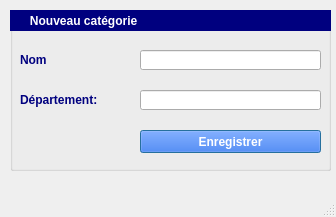
<?xml version="1.0" encoding="UTF-8"?>
<ui version="4.0">
 <class>creercategoriewindow</class>
 <widget class="QMainWindow" name="creercategoriewindow">
  <property name="geometry">
   <rect>
    <x>0</x>
    <y>0</y>
    <width>336</width>
    <height>217</height>
   </rect>
  </property>
  <property name="windowTitle">
   <string>MainWindow</string>
  </property>
  <widget class="QWidget" name="centralwidget">
   <widget class="QGroupBox" name="groupBox">
    <property name="geometry">
     <rect>
      <x>10</x>
      <y>10</y>
      <width>321</width>
      <height>161</height>
     </rect>
    </property>
    <property name="styleSheet">
     <string notr="true"/>
    </property>
    <property name="title">
     <string/>
    </property>
    <widget class="QLabel" name="label">
     <property name="geometry">
      <rect>
       <x>10</x>
       <y>40</y>
       <width>71</width>
       <height>20</height>
      </rect>
     </property>
     <property name="font">
      <font>
       <weight>75</weight>
       <bold>true</bold>
      </font>
     </property>
     <property name="styleSheet">
      <string notr="true">color:rgb(0,0,127);
font-weight:bold;</string>
     </property>
     <property name="text">
      <string>Nom</string>
     </property>
    </widget>
    <widget class="QLabel" name="label_2">
     <property name="geometry">
      <rect>
       <x>10</x>
       <y>80</y>
       <width>111</width>
       <height>20</height>
      </rect>
     </property>
     <property name="font">
      <font>
       <weight>75</weight>
       <bold>true</bold>
      </font>
     </property>
     <property name="styleSheet">
      <string notr="true">color:rgb(0,0,127);
font-weight:bold;</string>
     </property>
     <property name="text">
      <string>Département:</string>
     </property>
    </widget>
    <widget class="QLineEdit" name="txt_nom">
     <property name="geometry">
      <rect>
       <x>130</x>
       <y>40</y>
       <width>181</width>
       <height>20</height>
      </rect>
     </property>
     <property name="font">
      <font>
       <pointsize>9</pointsize>
      </font>
     </property>
    </widget>
    <widget class="QPushButton" name="bouton_enregistrer">
     <property name="geometry">
      <rect>
       <x>130</x>
       <y>120</y>
       <width>181</width>
       <height>23</height>
      </rect>
     </property>
     <property name="cursor">
      <cursorShape>PointingHandCursor</cursorShape>
     </property>
     <property name="autoFillBackground">
      <bool>false</bool>
     </property>
     <property name="styleSheet">
      <string notr="true">background-color: rgb(0, 85, 255);
font-weight:bold;
color:white;</string>
     </property>
     <property name="text">
      <string>Enregistrer</string>
     </property>
     <property name="default">
      <bool>true</bool>
     </property>
     <property name="flat">
      <bool>false</bool>
     </property>
    </widget>
    <widget class="QLabel" name="label_3">
     <property name="geometry">
      <rect>
       <x>0</x>
       <y>0</y>
       <width>321</width>
       <height>21</height>
      </rect>
     </property>
     <property name="font">
      <font>
       <pointsize>9</pointsize>
       <weight>75</weight>
       <bold>true</bold>
       <underline>false</underline>
      </font>
     </property>
     <property name="styleSheet">
      <string notr="true">background-color:rgb(0,0,127);
color:white;
font-weight:bold;
border-style:solid;
border-color:yellow;</string>
     </property>
     <property name="text">
      <string>      Nouveau catégorie</string>
     </property>
     <property name="textFormat">
      <enum>Qt::PlainText</enum>
     </property>
    </widget>
    <widget class="QLineEdit" name="txt_dep_num">
     <property name="geometry">
      <rect>
       <x>130</x>
       <y>80</y>
       <width>181</width>
       <height>20</height>
      </rect>
     </property>
     <property name="font">
      <font>
       <pointsize>9</pointsize>
      </font>
     </property>
    </widget>
   </widget>
  </widget>
  <widget class="QMenuBar" name="menubar">
   <property name="geometry">
    <rect>
     <x>0</x>
     <y>0</y>
     <width>336</width>
     <height>21</height>
    </rect>
   </property>
  </widget>
  <widget class="QStatusBar" name="statusbar"/>
 </widget>
 <resources/>
 <connections/>
</ui>
